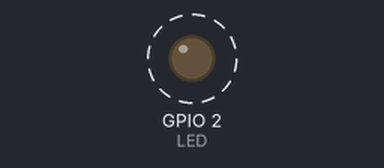
This program was run on a simulated ESP32. Parts: output pins drawn as LEDs (lit = HIGH). Dashed ring = blinking. What the program prints to the serial monitor is not drawn.

Above: at 0.6 s.
Timing chart, 0 to 3.0 s (numbered marks = the images above):
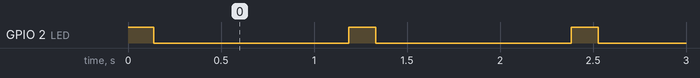

Measured:
- by itself, GPIO 2 (LED): alternates HIGH for 0.15 s and LOW for 1.0 s

The program:

main.cpp
```cpp
/*********************************************************
* Example to demonstrate the use of MUTEX to access resources
* and inversion of priority
* By: Mateus Sousa
*********************************************************/

#include <Arduino.h>

#include "freertos/FreeRTOS.h"
#include "freertos/task.h"
#include "freertos/queue.h"
#include "freertos/semphr.h"

#define LED 2

SemaphoreHandle_t mutex;

TaskHandle_t task1Handle, task2Handle;

void vTask1(void * pvParameters);
void vTask2(void * pvParameters);

void enviaInformacao(int i){
  xSemaphoreTake(mutex,portMAX_DELAY);
  Serial.println("Sending task information " + String(i)); // exclusive feature for both tasks
  //delay(1000);
  xSemaphoreGive(mutex);
}

void setup(){

  Serial.begin(9600);
  pinMode(LED,OUTPUT);

  mutex = xSemaphoreCreateMutex();

  xTaskCreate(vTask1,"Task1",configMINIMAL_STACK_SIZE + 1024,NULL,1,&task1Handle);
  xTaskCreate(vTask2,"Task2",configMINIMAL_STACK_SIZE + 1024,NULL,4,&task2Handle); //highest priority

}

void loop(){
  digitalWrite(LED,HIGH);
  vTaskDelay(pdMS_TO_TICKS(100));
  digitalWrite(LED,LOW);
  vTaskDelay(pdMS_TO_TICKS(1000));
}

void vTask1(void *pvParameters){
  while(1){
    enviaInformacao(1);
    vTaskDelay(10);
  }
}

void vTask2(void * pvParameters){
  while(1){
    enviaInformacao(2);
    // If no delay here, starvation occurs (only task 2 will be executed because has high priority)
    vTaskDelay(10); // This delay is mandatory here because the CPU needs time to switching context
  }
}
```
